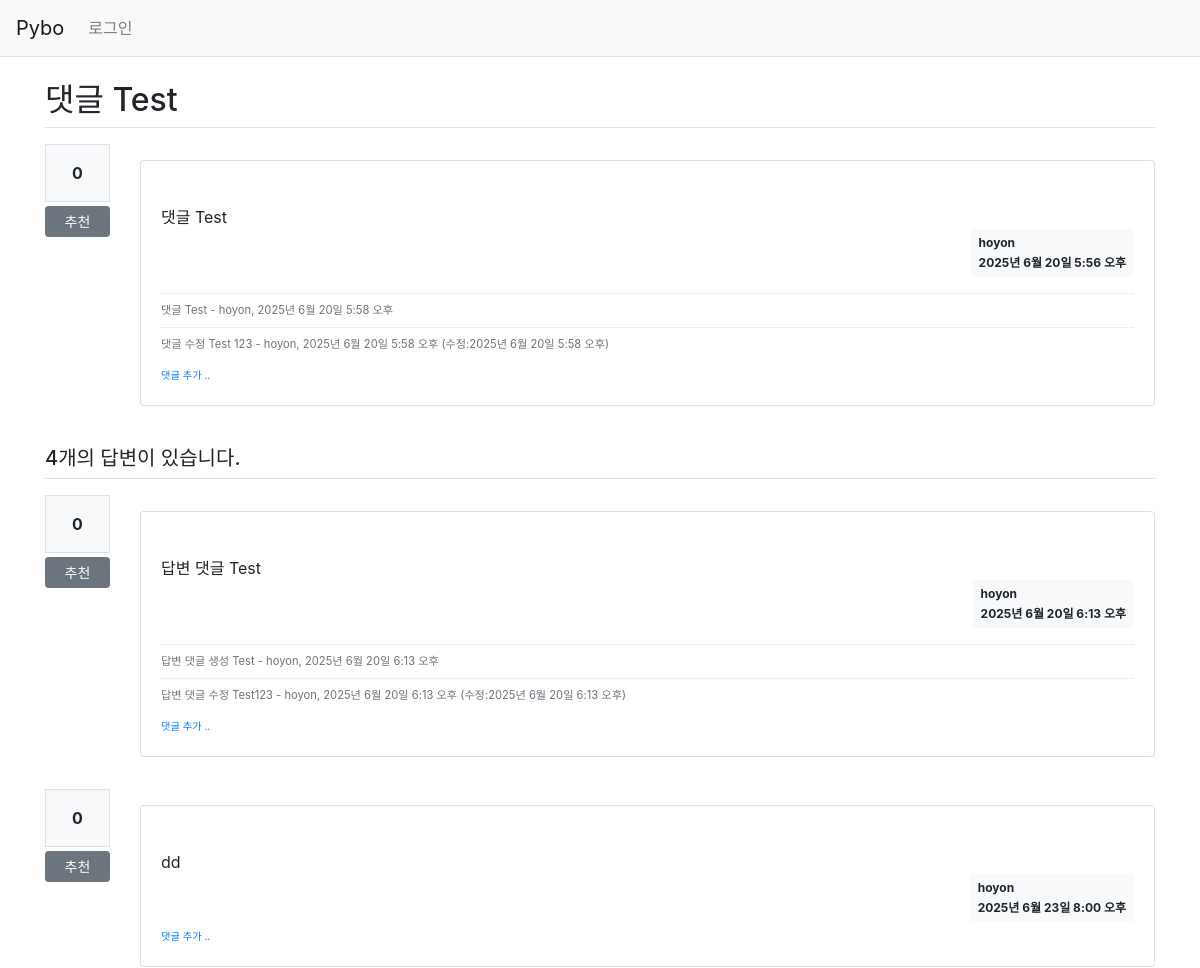
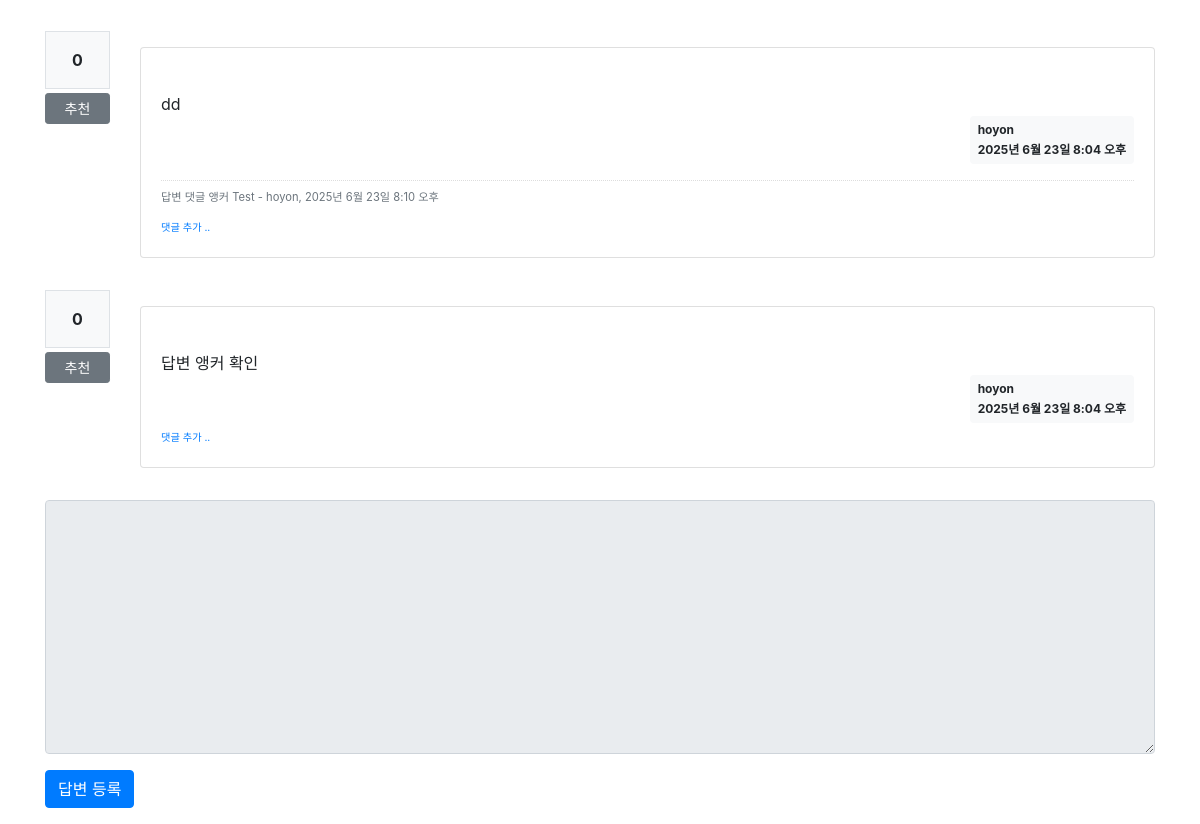
The page /pybo/307/ on the database its author committed (2 pictures, top to bottom).
### pybo/models.py (models this page shows, shortened)
class Question(models.Model):
    author = models.ForeignKey(User, on_delete=models.CASCADE, related_name='author_question')
    subject = models.CharField(max_length=200)
    content = models.TextField()
    create_date = models.DateTimeField()
    modify_date = models.DateTimeField(null=True, blank=True)
    voter = models.ManyToManyField(User, related_name='voter_question')

class Comment(models.Model):
    author = models.ForeignKey(User, on_delete=models.CASCADE)
    content = models.TextField()
    create_date = models.DateTimeField()
    modify_date = models.DateTimeField(null=True, blank=True)
    question = models.ForeignKey(Question, null=True, blank=True, on_delete=models.CASCADE)
    answer = models.ForeignKey(Answer, null=True, blank=True, on_delete=models.CASCADE)

class Answer(models.Model):
    author = models.ForeignKey(User, on_delete=models.CASCADE, related_name='author_answer')
    question = models.ForeignKey(Question, on_delete=models.CASCADE)
    content = models.TextField()
    create_date = models.DateTimeField()
    modify_date = models.DateTimeField(null=True, blank=True)
    voter = models.ManyToManyField(User, related_name='voter_answer')

### pybo/views/base_views.py (the view)
def detail(request, question_id):
    question = get_object_or_404(Question, pk=question_id)
    context = {'question':question}
    return render(request, 'pybo/question_detail.html', context)

### templates/pybo/question_detail.html (shortened to what this page needs)
{% extends 'base.html' %}
{% block content %}
<div class="container my-3">
    <h2 class="border-bottom py-2">{{ question.subject }}</h2>
    <div class="row my-3">
        <div class="col-1">
            <div class="bg-light text-center p-3 border font-weight-bolder mb-1">
                {{ question.voter.count }}
            </div>
            <a href="#" data-uri="{% url 'pybo:vote_question' question.id %}" class="recommend btn btn-sm btn-secondary btn-block my-1">
                추천
            </a>
        </div>
        <div class="col-11">
    <div class="card my-3">
        <div class="card-body">
            <div class="card-text" style="white-space: pre-line;">
                {{ question.content }}
            </div>
            <div class="d-flex justify-content-end">
                <div class="badge badge-light p-2 text-left">
                    <div class="mb-2">{{ question.author.username }}</div>
                    <div>{{ question.create_date }}</div>
                </div>
            </div>
            {% if question.comment_set.count > 0 %}
                <div class="mt-3">
                    {% for comment in question.comment_set.all %}
                        <div class="comment py-2 text-muted">
                            <span style="white-space: pre-line;">{{ comment.content }}</span>
                            <span>
                                - {{ comment.author }}, {{ comment.create_date }}
                                {% if comment.modify_date %}
                                    (수정:{{ comment.modify_date }})
                                {% endif %}
                            </span>
                        </div>
                    {% endfor %}
                </div>
            {% endif %}
            <div>
                <a href="{% url 'pybo:comment_create_question' question.id %}" class="small"><small>댓글 추가 ..</small></a>
            </div>
        </div>
    </div>
        </div>
    </div>
    <h5 class="border-bottom my-3 py-2">
        {{ question.answer_set.count }}개의 답변이 있습니다.
    </h5>
    {% for answer in question.answer_set.all %}
    <div class="row my-3">
        <div class="col-1">
            <div class="bg-light text-center p-3 border font-weight-bolder mb-1">
                {{ answer.voter.count }}
            </div>
            <a href="#" data-uri="{% url 'pybo:vote_answer' answer.id %}" class="recommend btn btn-sm btn-secondary btn-block my-1">
                추천
            </a>
        </div>
        <div class="col-11">
        <div class="card my-3">
            <div class="card-body">
                <div class="card-text" style="white-space: pre-line;">
                    {{ answer.content }}
                </div>
                <div class="d-flex justify-content-end">
                    <div class="badge badge-light p-2 text-left">
                        <div class="mb-2">{{ answer.author.username }}</div>
                        <div>{{ answer.create_date }}</div>
                    </div>
                </div>
                {% if answer.comment_set.count > 0 %}
                <div class="mt-3">
                    {% for comment in answer.comment_set.all %}
                        <div class="comment py-2 text-muted">
                            <span style="white-space: pre-line;">{{ comment.content }}</span>
                            <span>
                                - {{ comment.author }}, {{ comment.create_date }}
                                {% if comment.modify_date %}
                                (수정:{{ comment.modify_date }})
                                {% endif %}
                            </span>
                        </div>
                    {% endfor %}
                </div>
                {% endif %}
                <div>
                    <a href="{% url 'pybo:comment_create_answer' answer.id %}" class="small"><small>댓글 추가 ..</small></a>
                </div>
            </div>
        </div>
        </div>
    </div>
    {% endfor %}
    <form action="{% url 'pybo:answer_create' question.id %}" method="post" class="my-3">
    <div class="form-group">
        <textarea name="content" id="content"
            {% if not user.is_authenticated %}disabled{% endif %} class="form-control" rows="10"></textarea>
    </div>
    <input type="submit" value="답변 등록" class="btn btn-primary">
    </form>
</div>
{% endblock %}

### static/style.css (style rules this page uses)
.comment { border-top:dotted 1px #ddd; font-size:0.7em; }

### rows shown on the page
Question: subject "댓글 Test", voter.count "0", content "댓글 Test", author.username "hoyon", create_date "2025년 6월 20일 5:56 오후", answer_set.count "4"
Comment: content "댓글 Test", author "hoyon", create_date "2025년 6월 20일 5:58 오후"
Comment: content "댓글 수정 Test 123", author "hoyon", create_date "2025년 6월 20일 5:58 오후", modify_date "2025년 6월 20일 5:58 오후"
Answer: voter.count "0", content "답변 댓글 Test", author.username "hoyon", create_date "2025년 6월 20일 6:13 오후"
Comment: content "답변 댓글 생성 Test", author "hoyon", create_date "2025년 6월 20일 6:13 오후"
Comment: content "답변 댓글 수정 Test123", author "hoyon", create_date "2025년 6월 20일 6:13 오후", modify_date "2025년 6월 20일 6:13 오후"
Answer: voter.count "0", content "dd", author.username "hoyon", create_date "2025년 6월 23일 8:00 오후"
Answer: voter.count "0", content "dd", author.username "hoyon", create_date "2025년 6월 23일 8:04 오후"
Comment: content "답변 댓글 앵커 Test", author "hoyon", create_date "2025년 6월 23일 8:10 오후"
Answer: voter.count "0", content "답변 앵커 확인", author.username "hoyon", create_date "2025년 6월 23일 8:04 오후"
